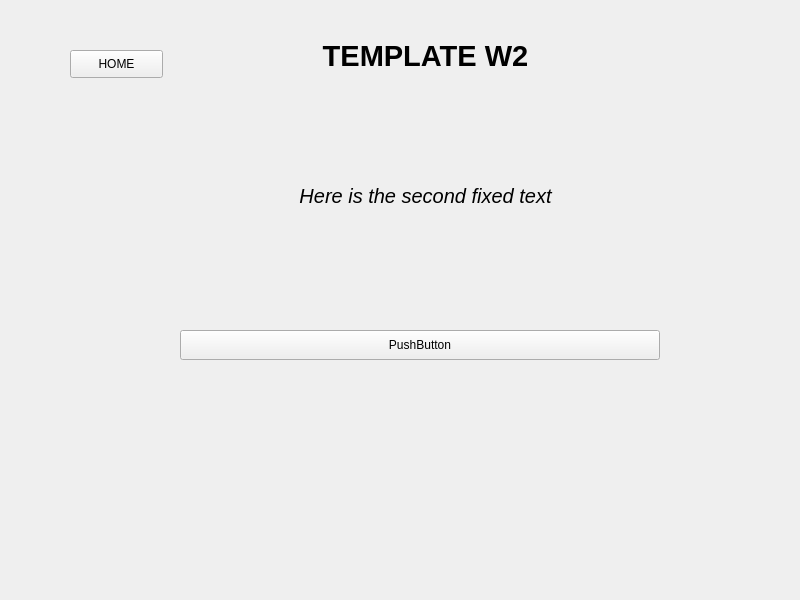
<?xml version="1.0" encoding="UTF-8"?>
<ui version="4.0">
 <class>TemplateW2</class>
 <widget class="QMainWindow" name="TemplateW2">
  <property name="geometry">
   <rect>
    <x>0</x>
    <y>0</y>
    <width>800</width>
    <height>600</height>
   </rect>
  </property>
  <property name="windowTitle">
   <string>MainWindow</string>
  </property>
  <widget class="QWidget" name="centralwidget">
   <widget class="QLabel" name="m_lbl_Header_W1">
    <property name="geometry">
     <rect>
      <x>180</x>
      <y>10</y>
      <width>491</width>
      <height>91</height>
     </rect>
    </property>
    <property name="font">
     <font>
      <pointsize>22</pointsize>
      <weight>75</weight>
      <bold>true</bold>
     </font>
    </property>
    <property name="text">
     <string>TEMPLATE W2</string>
    </property>
    <property name="alignment">
     <set>Qt::AlignCenter</set>
    </property>
   </widget>
   <widget class="QLabel" name="m_lbl_ToTr_W1_1">
    <property name="geometry">
     <rect>
      <x>240</x>
      <y>170</y>
      <width>371</width>
      <height>51</height>
     </rect>
    </property>
    <property name="font">
     <font>
      <pointsize>15</pointsize>
      <italic>true</italic>
     </font>
    </property>
    <property name="text">
     <string>Here is the second fixed text</string>
    </property>
    <property name="alignment">
     <set>Qt::AlignCenter</set>
    </property>
   </widget>
   <widget class="QPushButton" name="m_btn_Home">
    <property name="geometry">
     <rect>
      <x>70</x>
      <y>50</y>
      <width>93</width>
      <height>28</height>
     </rect>
    </property>
    <property name="text">
     <string>HOME</string>
    </property>
   </widget>
   <widget class="QPushButton" name="m_btn_3State">
    <property name="geometry">
     <rect>
      <x>180</x>
      <y>330</y>
      <width>480</width>
      <height>30</height>
     </rect>
    </property>
    <property name="text">
     <string>PushButton</string>
    </property>
   </widget>
  </widget>
 </widget>
 <resources/>
 <connections/>
</ui>
